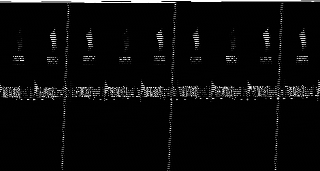
#> input picture RedFox_CTF_2026/REDFOX/echoesOfBifrost/sstv_direct_freqmap_320x171_down160_inv.png, 320 x 171 px, given in place of sstv_direct_freqmap_320x240_down114.png, which was not available
$ python ocr_improved_decode.py
#> lines starting #> are read from the running program, lines starting #| are printed output that depends on the picture; long printed decimals are rounded; pictures that were not available may be replaced by others from this repository, and a replacement may not be noted
#!/usr/bin/env python3
"""
Extract text from the improved decoded SSTV images
"""
from PIL import Image, ImageEnhance
import pytesseract
import subprocess
import numpy as np

def ocr_and_analyze():
    """Try OCR on the improved decoded images"""

    images_to_try = [
        'sstv_direct_freqmap_320x240_down114.png',
        'sstv_direct_freqmap_320x240_down114_inv.png',
        'sstv_improved_sync_decode.png',
        'sstv_improved_sync_decode_inv.png',
    ]

    for img_file in images_to_try:
        print(f"\n=== {img_file} ===")

        try:
            img = Image.open(img_file)
#> img is the input picture: PIL image 320x171 L; min 0, max 255, mean 9.9
            print(f"Size: {img.size}")
#| Size: (320, 171)
#> (the call stopped at in ocr_and_analyze, `text = pytesseract.image_to_string(img)`: pytesseract is not available in this run)

            # Basic OCR
            text = pytesseract.image_to_string(img)
            if text.strip():
                print("OCR Result:")
                print(text[:500])

                # Save to file
                with open(f'{img_file[:-4]}.txt', 'w') as f:
                    f.write(text)
            else:
                print("[No text detected]")

            # Try with preprocessing
            # High contrast
            img_contrast = ImageEnhance.Contrast(img).enhance(2.0)
            text_c = pytesseract.image_to_string(img_contrast)
            if text_c.strip() and text_c != text:
                print("OCR with contrast:")
                print(text_c[:300])

            # Upscale first
            img_scaled = img.resize((img.size[0] * 2, img.size[1] * 2), Image.Resampling.LANCZOS)
            text_scaled = pytesseract.image_to_string(img_scaled)
            if text_scaled.strip() and text_scaled != text:
                print("OCR on 2x scaled:")
                print(text_scaled[:300])

        except Exception as e:
            print(f"Error: {e}")

def analyze_image_patterns():
    """Look for patterns in the images"""

    for img_file in ['sstv_direct_freqmap_320x240_down114.png', 'sstv_improved_sync_decode.png']:
        print(f"\n=== Pattern Analysis: {img_file} ===")

        img = Image.open(img_file)
        img_arr = np.array(img)

        # Histogram
        hist, bins = np.histogram(img_arr, bins=256)
#> hist = 256 values, max 25150 at index 1, min 1 at index 213, mean 213.8; bins = 257 values from 0 to 255
        peak_val = bins[np.argmax(hist)]
#> peak_val = 0.996
        print(f"Histogram peak at value: {peak_val}")
#| Histogram peak at value: 0.9961
        print(f"Dark pixels (<128): {np.sum(img_arr < 128)}")
#| Dark pixels (<128): 52829
        print(f"Light pixels (>=128): {np.sum(img_arr >= 128)}")
#| Light pixels (>=128): 1891

        # Row analysis
        row_means = np.mean(img_arr, axis=1)
#> row_means = 171 values, max 247.5 at index 0, min 0.809 at index 160, mean 9.91
        row_variation = np.std(row_means)
#> row_variation = 26.49
        print(f"Row brightness variation: {row_variation:.2f}")
#| Row brightness variation: 26.49

        # Column analysis
        col_means = np.mean(img_arr, axis=0)
#> col_means = 320 values, max 25.43 at index 160, min 2.14 at index 314, mean 9.91
        col_variation = np.std(col_means)
#> col_variation = 4.75
        print(f"Column brightness variation: {col_variation:.2f}")
#| Column brightness variation: 4.75

        # Look for text patterns (should have high local contrast)
        if col_variation > 10:
            print("Detected significant column variation - could contain text")

        # Try edge detection
        from PIL import ImageFilter
        edges = img.filter(ImageFilter.FIND_EDGES)
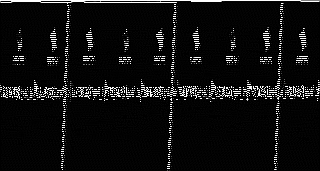
#> edges: PIL image 320x171 L; min 0, max 255, mean 15.7
        edge_text = pytesseract.image_to_string(edges)
        if edge_text.strip():
            print("OCR on edge-detected image:")
            print(edge_text[:200])

if __name__ == '__main__':
    ocr_and_analyze()
    analyze_image_patterns()
#> (the call stopped at in analyze_image_patterns, `edge_text = pytesseract.image_to_string(edges)`: pytesseract is not available in this run)

$ run again, on RedFox_CTF_2026/REDFOX/echoesOfBifrost/sstv_direct_freqmap_320x196_down140_inv.png
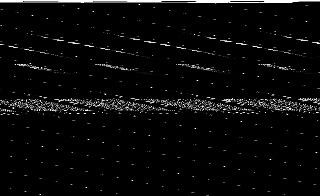
#> input picture RedFox_CTF_2026/REDFOX/echoesOfBifrost/sstv_direct_freqmap_320x196_down140_inv.png, 320 x 196 px, given in place of sstv_direct_freqmap_320x240_down114.png, which was not available
#> in ocr_and_analyze, img is the input picture: PIL image 320x196 L; min 0, max 255, mean 9.9
#| Size: (320, 196)
#> hist = 256 values, max 28585 at index 1, min 0 at index 251, mean 245; bins = 257 values from 0 to 255
#> peak_val = 0.996
#| Histogram peak at value: 0.9961
#| Dark pixels (<128): 60586
#| Light pixels (>=128): 2134
#> row_means = 196 values, max 255 at index 0, min 0.859 at index 189, mean 9.89
#> row_variation = 27.21
#| Row brightness variation: 27.21
#> col_means = 320 values, max 16.09 at index 289, min 3.95 at index 173, mean 9.89
#> col_variation = 2.36
#| Column brightness variation: 2.36
#> in analyze_image_patterns, `edges = img.filter(ImageFilter.FIND_EDGES)`:
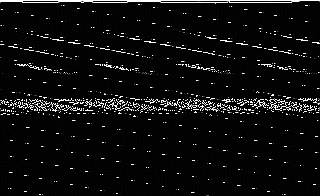
#> edges: PIL image 320x196 L; min 0, max 255, mean 14.8

$ run again, on RedFox_CTF_2026/REDFOX/echoesOfBifrost/sstv_direct_freqmap_320x211_down130_inv.png
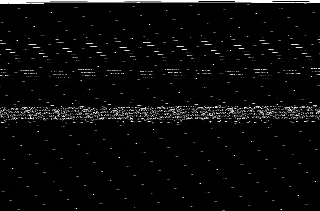
#> input picture RedFox_CTF_2026/REDFOX/echoesOfBifrost/sstv_direct_freqmap_320x211_down130_inv.png, 320 x 211 px, given in place of sstv_direct_freqmap_320x240_down114.png, which was not available
#> in ocr_and_analyze, img is the input picture: PIL image 320x211 L; min 0, max 255, mean 9.9
#| Size: (320, 211)
#> hist = 256 values, max 30934 at index 1, min 1 at index 248, mean 263.8; bins = 257 values from 0 to 255
#> peak_val = 0.996
#| Histogram peak at value: 0.9961
#| Dark pixels (<128): 65195
#| Light pixels (>=128): 2325
#> row_means = 211 values, max 255 at index 0, min 0.875 at index 23, mean 9.91
#> row_variation = 26.88
#| Row brightness variation: 26.88
#> col_means = 320 values, max 15.6 at index 1, min 5.36 at index 50, mean 9.91
#> col_variation = 1.81
#| Column brightness variation: 1.81
#> in analyze_image_patterns, `edges = img.filter(ImageFilter.FIND_EDGES)`:
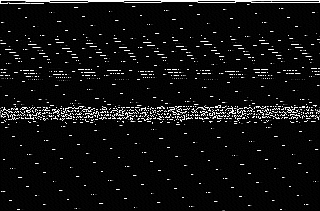
#> edges: PIL image 320x211 L; min 0, max 255, mean 15.5
